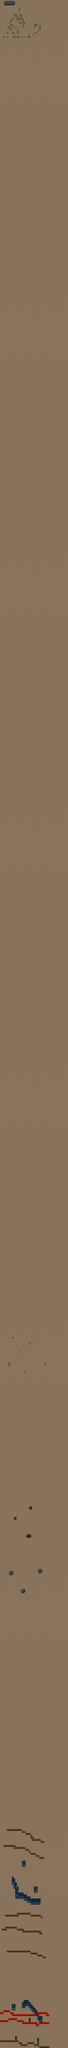

The image is a tile-based game level rendered from a .tmx file. Its description and source (layers, tilesets, objects; grid data summarised) follow:
An orthogonal 40x1028 tile map with 24x28 px tiles, 2 tile layers (Tile Layer 1, Tile Layer 2) and 6 objects (2x PlayerStart, Dart, Fireball, LaserDrone, BrainBoss).

<map version="1.0" orientation="orthogonal" width="40" height="1028" tilewidth="24" tileheight="28">
 <tileset firstgid="1" name="shapes)" tilewidth="24" tileheight="28">
  <image source="../Tilesets/shapes).png" trans="bfdcbf" width="240" height="1708" />
 </tileset>
 <layer name="Tile Layer 1" width="40" height="1028">
  <properties>
   <property name="LayerDepth" value="0" />
   <property name="ScrollOffset" value="-600" />
   <property name="ScrollingSpeed" value="60" />
  </properties>
  <data>[41120 cells, 41120 non-empty, 32 distinct tile ids]</data>
 </layer>
 <objectgroup name="Object Layer 1" width="40" height="1028">
  <properties>
   <property name="LayerDepth" value="0.9" />
  </properties>
  <object name="Enemy" type="Dart" x="345" y="95" width="55" height="66" />
  <object name="PlayerStart" x="315" y="22208" width="76" height="69" />
  <object name="PlayerStart" x="298" y="28726" width="135" height="123" />
  <object name="Powerup" type="Fireball" x="280" y="28229" />
  <object name="Enemy" type="LaserDrone" x="432" y="28117" width="28" height="27" />
  <object name="Enemy" type="BrainBoss" x="376" y="27864" />
 </objectgroup>
 <layer name="Tile Layer 2" width="40" height="1028">
  <properties>
   <property name="LayerDepth" value="0.5" />
   <property name="ScrollOffset" value="100" />
   <property name="ScrollingSpeed" value="300" />
  </properties>
  <data>[41120 cells, 80 non-empty, 7 distinct tile ids]</data>
 </layer>
</map>
